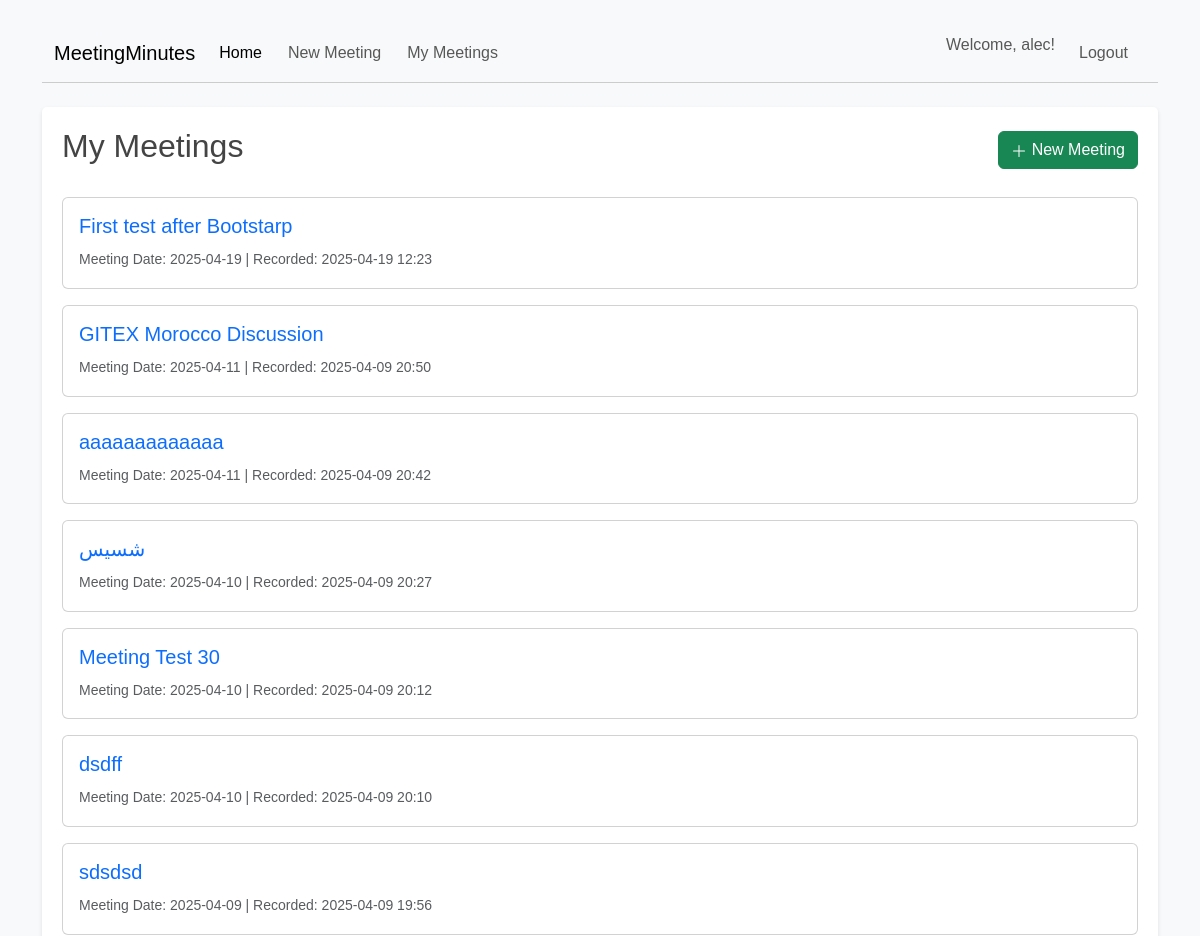
Page /meetings (signed in, upper part) on the earlier database version.
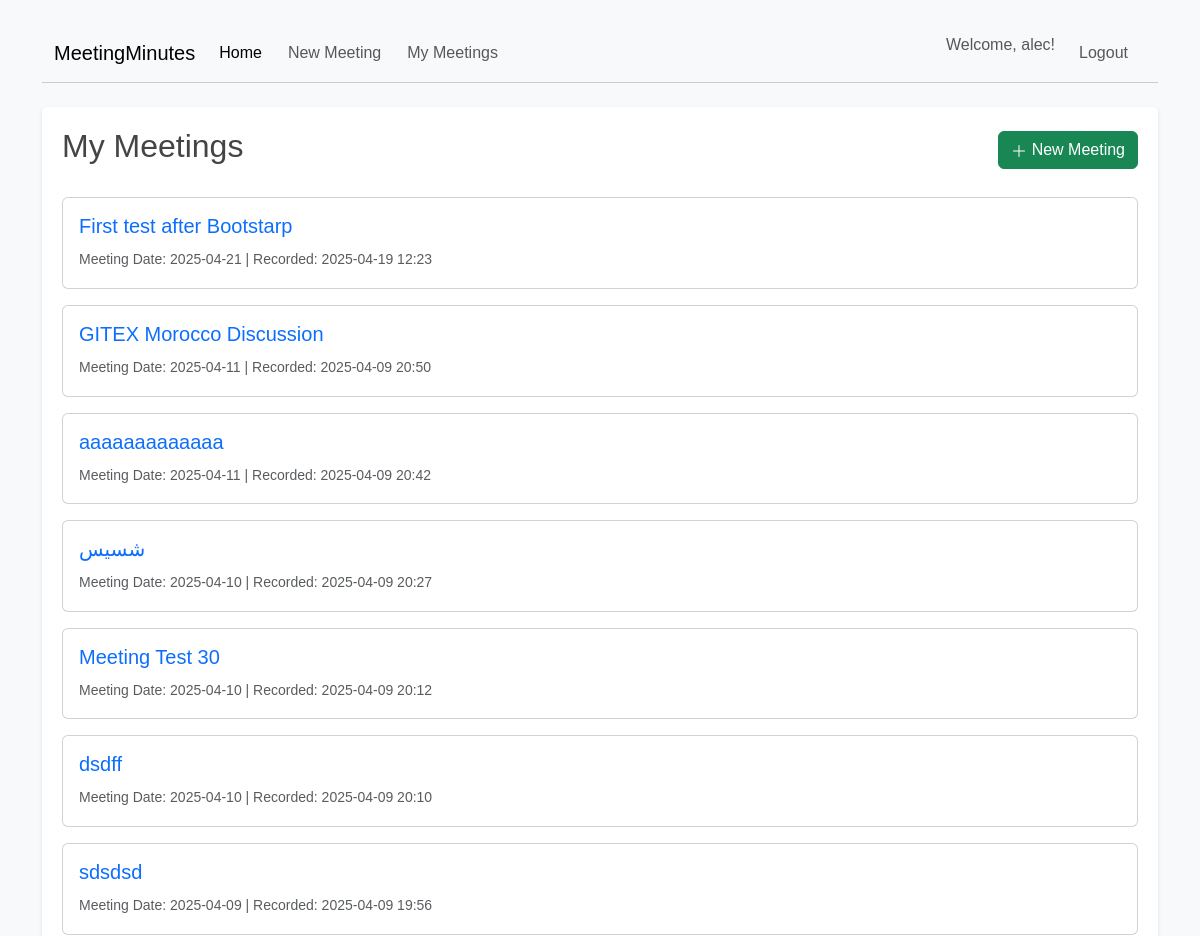
Same page on the later database version.
### app.py (models this page shows, shortened)
class Meeting(db.Model):
    id = db.Column(db.Integer, primary_key=True)
    title = db.Column(db.String(100), nullable=False) # Meeting title, required
    meeting_date = db.Column(db.DateTime, nullable=False, default=datetime.datetime.utcnow)
    attendees = db.Column(db.Text, nullable=True) # Optional for now
    agenda = db.Column(db.Text, nullable=False) # Required
    minutes = db.Column(db.Text, nullable=True) # Optional
    action_items = db.Column(db.Text, nullable=True) # Optional
    date_posted = db.Column(db.DateTime, nullable=False, default=datetime.datetime.utcnow)
    user_id = db.Column(db.Integer, db.ForeignKey('user.id'), nullable=False)

### app.py (the view)
@app.route("/meetings")
@login_required
def meetings_list():
    meetings = Meeting.query.filter_by(author=current_user)\
                            .order_by(Meeting.date_posted.desc()).all()
    return render_template('meetings.html', title='My Meetings', meetings=meetings)

### app.py (called while the page is built)
@login_manager.user_loader
def load_user(user_id):
    try:
        return User.query.get(int(user_id))
    except ValueError:
        return None
    except Exception as e:
        app.logger.error(f"Error loading user {user_id}: {e}")
        return None

### templates/meetings.html (shortened to what this page needs)
{% extends "base.html" %}
{% block content %}
    <div class="d-flex justify-content-between align-items-center mb-4">
        <h2>My Meetings</h2>
        <a href="{{ url_for('new_meeting') }}" class="btn btn-success">
            <svg xmlns="http://www.w3.org/2000/svg" width="16" height="16" fill="currentColor" class="bi bi-plus-lg" viewBox="0 0 16 16">
              <path fill-rule="evenodd" d="M8 2a.5.5 0 0 1 .5.5v5h5a.5.5 0 0 1 0 1h-5v5a.5.5 0 0 1-1 0v-5h-5a.5.5 0 0 1 0-1h5v-5A.5.5 0 0 1 8 2"/>
            </svg>
            New Meeting
        </a>
    </div>
    {% if meetings %}
        {% for meeting in meetings %}
            <div class="card mb-3">
              <div class="card-body">
                <h5 class="card-title">
                    <a href="{{ url_for('meeting_detail', meeting_id=meeting.id) }}" class="text-decoration-none">
                        {{ meeting.title }}
                    </a>
                </h5>
                <p class="card-text">
                    <small class="text-muted">
                        Meeting Date: {{ meeting.meeting_date.strftime('%Y-%m-%d') }} |
                        Recorded: {{ meeting.date_posted.strftime('%Y-%m-%d %H:%M') }}
                    </small>
                </p>
              </div>
            </div>
        {% endfor %}
    {% else %}
        <div class="alert alert-info" role="alert">
          You haven't recorded any meetings yet. <a href="{{ url_for('new_meeting') }}" class="alert-link">Create one now!</a>
        </div>
    {% endif %}
{% endblock %}

Differences in the rows shown:
changed Meeting "First test after Bootstarp": meeting_date "2025-04-19" → "2025-04-21"
